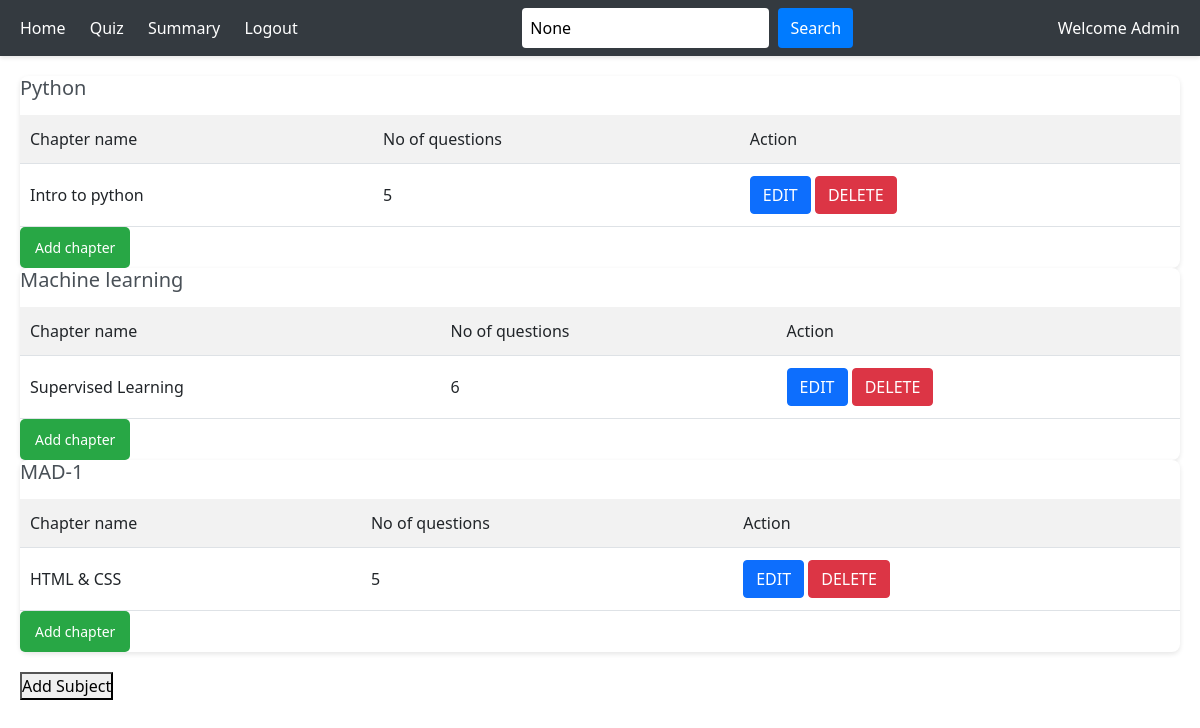
The page /admin_dashboard (signed in) on the database as committed earlier.
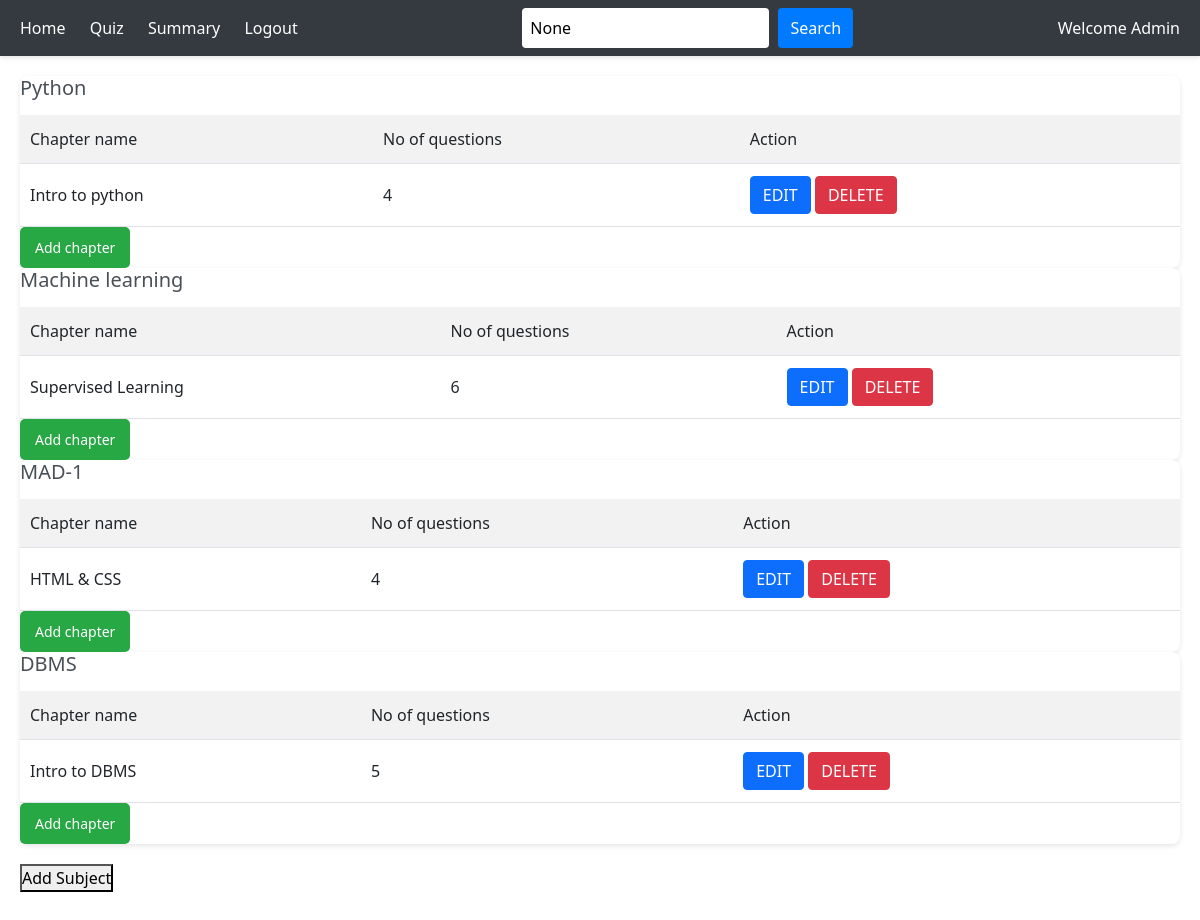
The same page on the database as committed later.
### application/models.py (models this page shows)
class Subject(db.Model):
    id =db.Column(db.Integer, primary_key = True)
    name = db.Column(db.String(), nullable=False)
    description = db.Column(db.Text, nullable =True)
    chapters = db.relationship('Chapter', backref ='subject',lazy = True)

class Chapter(db.Model):
    id = db.Column(db.Integer, primary_key = True)
    name = db.Column(db.String(), nullable=False)
    description = db.Column(db.Text, nullable =False)
    subject_id = db.Column(db.Integer, db.ForeignKey('subject.id'), nullable=False)
    quizzes = db.relationship('Quiz', backref = 'chapter', cascade = "all, delete-orphan", lazy = True)

### application/controllers.py (the view)
@app.route("/admin_dashboard", methods=["GET", "POST"])
def admin_dashboard():
    if "user_id" not in session:
        return redirect(url_for("login"))
    this_user = User.query.get_or_404(session["user_id"])
    if this_user.is_admin != "admin":
        return redirect(url_for("login"))
    search_query = request.args.get('search_query')
    if search_query:
        subjects = Subject.query.filter(Subject.name.ilike(f"%{search_query}%")).all()
    else:
        subjects = Subject.query.all()
    quizzes = []
    for subject in subjects:
        chapters =subject.chapters
        for chapter in chapters:
            total_questions = 0
            for quiz in chapter.quizzes:
                total_questions += len(quiz.questions)
                if search_query:
                    if search_query.lower() in quiz.title.lower():
                        quizzes.append(quiz)
                    else:
                        quizzes.append(quiz)
            chapter.question_count = total_questions
    if search_query:
        quizzes = [quiz for quiz in quizzes if search_query.lower() in quiz.title.lower()]
    return render_template("admin_dash.html", subjects=subjects, quizzes =quizzes, search_query=search_query)

### templates/admin_dash.html (shortened to what this page needs)
<!DOCTYPE html>
<html lang="en">
<head>
    <link rel="stylesheet" href="{{url_for('static', filename = 'admin_quizm.css')}}">
    <link href="https://cdn.jsdelivr.net/npm/bootstrap@5.0.2/dist/css/bootstrap.min.css" rel="stylesheet"
>
</head>
</head>
<body>
    <div id="main">
        <div class="navbar">
            <div>
                <a href="">Home</a>
                <a href="{{url_for('quiz_management')}}">Quiz</a>
                <a href="{{url_for('admin_summary')}}">Summary</a>
                <a href="{{ url_for('logout') }}">Logout</a>
            </div>
            <div class="search">
                <form action="{{ url_for('admin_dashboard') }}" method="GET">
                    <input type="text" name="search_query" placeholder="search" value="{{ search_query }}">
                    <button type="submit">Search</button>
                </form>
            </div>
            <div>Welcome Admin</div>
        </div>
        <div class="dashboard">
            {% for subject in subjects  %}
            <div class="subject-container">
                <div class="subject-card">
                    <h3>{{subject.name}} </h3>
                <table class="chapter-table">
                    <tr>
                        <th>Chapter name</th>
                        <th>No of questions </th>
                        <th>Action</th>
                    </tr>
                    {% for chapter in subject.chapters %}
                    <tr>
                        <td>{{ chapter.name }}</td>
                        <td>{{chapter.question_count }}</td>
                        <td>
                            <a href="{{url_for('edit_chapter', chapter_id = chapter.id)}}" class="btn-btn-primary"><button type="submit" class="btn btn-primary">Edit</button></a>
                            <a href="{{url_for('delete_chapter', chapter_id = chapter.id)}}" class="btn-btn-primary"><button type="submit" class="btn btn-danger">Delete</button></a>
                        </td>
                    </tr>
                    {% endfor %}
                </table>
                    <a href="{{url_for('new_chapter', subject_id = subject.id)}}"><button class="add-chapter">Add chapter</button></a>
            </div>
            {% endfor %}
        </div>
    </div>
    <a href="{{url_for('new_subject')}}"><button class="btn-btn-primary"> Add Subject </button></a>
    </body>
</html>

Rows that differ between the two databases and show on the page:
computed for Chapter "Intro to python": question_count "5" → "4"
computed for Chapter "HTML & CSS": question_count "5" → "4"
added Subject: name "DBMS"
added Chapter: name "Intro to DBMS", question_count "5", shown under "DBMS"
